Frame 1 (no input): blank canvas, image omitted
Frame 60 (no input): blank canvas, image omitted
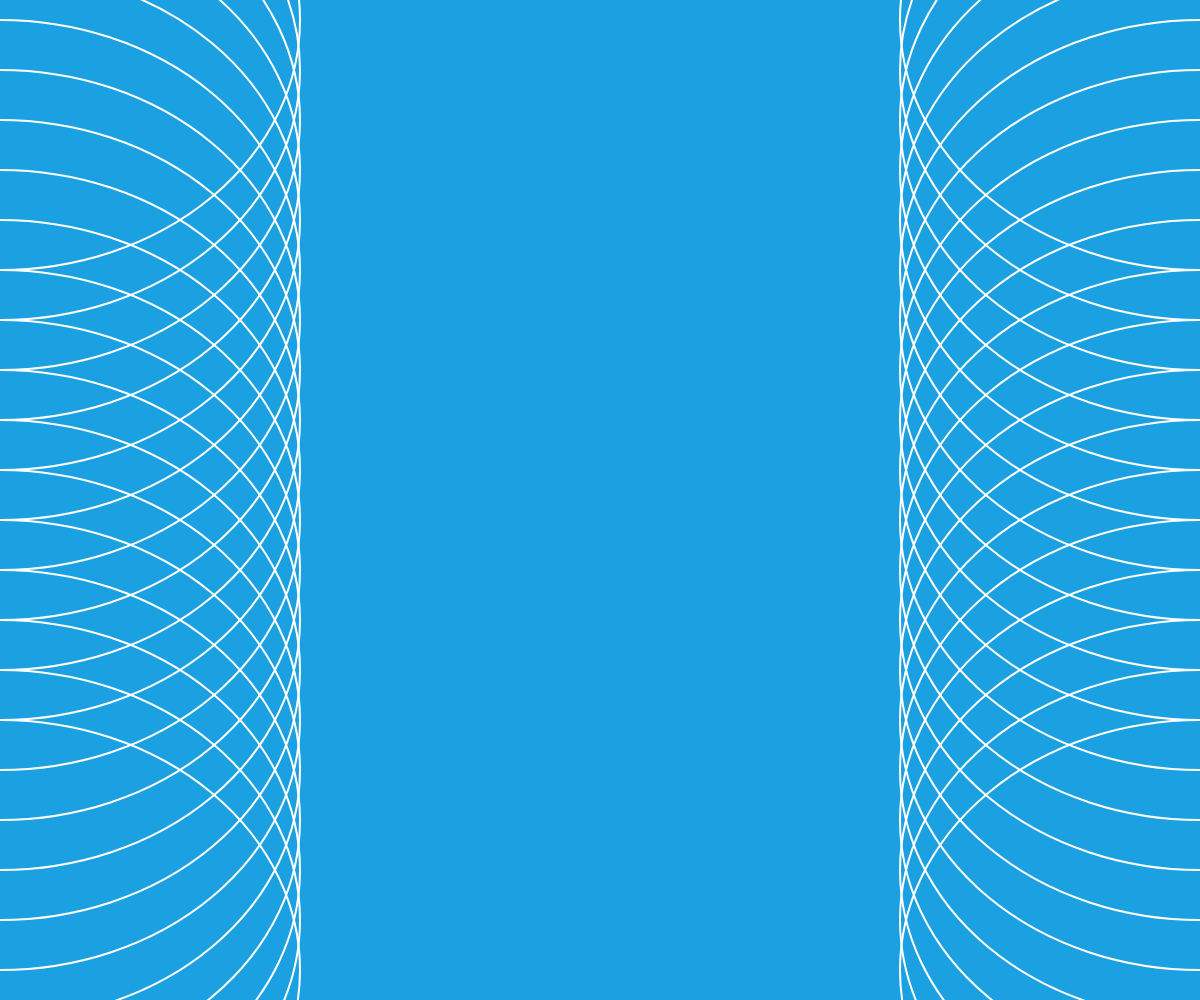
Frame 120 (the mouse pressed at the canvas centre since frame 60)

The p5.js sketch whose frames 1 and 60 were blank and that drew this single picture after the mouse press (run headless with seeded random() and noise() and a simulated clock; from frame 60 on, the mouse is pressed at the canvas centre):

// p5.js sketch
// ── sketch.js
function setup() {
  createCanvas(windowWidth, windowHeight);
}

function draw() {
    background("#1ba1e2");
    strokeWeight(2);
    noFill();
    
    var y = 20;
    
    while (y <= height) {
        stroke(255);
        ellipse(0, y, mouseX, mouseY);
        ellipse(width, y, mouseX, mouseY);
        y = y + 50;
    }
}

/*for (var i = 0, i < 10, i++) {
        

}

var x = 0;
while (x < 100) {
    // do stuff
    x = x + 1;
}
} */
